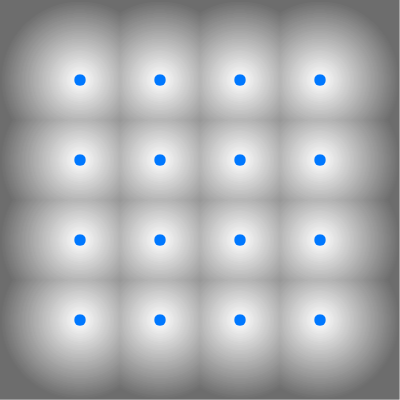
Frame 1 (no input)
Frame 2 (the mouse pressed at the canvas centre, redrawn once): identical to frame 1, image omitted

The p5.js sketch that drew this single still picture (run headless with seeded random() and noise() and a simulated clock; the mouse was pressed at the canvas centre and the sketch redrawn once):

// p5.js sketch
// ── sketch.js
let w = 400;
let h = 400;
let siteSpaceX = w/5;
let siteSpaceY = h/5;
let siteRadius = 0.15*siteSpaceX;
let filledSmoothVoronoi = true;

class Point {
  constructor(x, y) {
    this.x = x;
    this.y = y;
  }

  isEqual(p) {
    return this.x == p.x && this.y == p.y;
  }
}

let DISTANCE_TYPE = {
  "EUCLIDEAN": 1,
  "MANHATTAN": 2
};

let distanceType = DISTANCE_TYPE.EUCLIDEAN;
let sites = [];
let voronoiMap = null;

function distance(p1, p2) {
  if (distanceType == DISTANCE_TYPE.EUCLIDEAN) {
    return dist(p1.x, p1.y, p2.x, p2.y);
  } else {
    return abs(p1.x - p2.x) + abs(p1.y - p2.y);
  }
}

function initSites() {
  for (let i = siteSpaceX; i < w; i += siteSpaceX) {
    for (let j = siteSpaceY; j < h; j += siteSpaceY) {
      sites.push(new Point(i, j));
    }
  }
}

function initVoronoiMap() {
  voronoiMap = new Array(w * h);

  for (let i = 0; i < w; i++) {
    for (let j = 0; j < h; j++) {
      voronoiMap[i + w * j] = {
        minDist: Number.MAX_VALUE,
        nearest: null
      };
    }
  }
}

function drawSites() {
  for (const s of sites) {
    fill(0, 120, 255);
    noStroke();
    ellipse(s.x, s.y, siteRadius, siteRadius);
  }
}

function drawVoronoi() {
  for (let x = 0; x < w; x++) {
    for (let y = 0; y < h; y++) {
      let pixCoord = new Point(x, y);
      let v = voronoiMap[x + y * w];

      for (const s of sites) {
        let siteDist = distance(s, pixCoord);

        if (abs(siteDist - v.minDist) < 1e-5) {
          if (!v.nearest[0].isEqual(s)) v.nearest.push(s);
        } else if (siteDist < v.minDist) {
          v.minDist = siteDist;
          v.nearest = [s];
        }
      }
			
      if(filledSmoothVoronoi) {
        if(v.minDist >= siteRadius/2) {
          let b = 255 * (siteSpaceX - v.minDist) / siteSpaceX;
          b = constrain(b, 0, 255);
        	stroke(b);
        	point(x,y);
        }
      } else {
      	//draw edges (points with more than one nearest site)
        if (v.nearest.length > 1) {
          stroke(255, 0, 0);
          point(x, y);
        }
      }
    }
  }
}

function setup() {
  createCanvas(w, h);
  noLoop();

  initSites();
  initVoronoiMap();
}

function draw() {
  background(255);

  drawSites();
  drawVoronoi();
}
